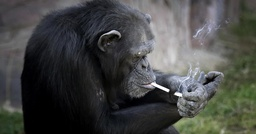
#> input picture group 413/lab1/Fedorchuk Maksym/monkey4.jpg, 256 x 134 px, shrunk from 1200 x 630 before the run
$ python main.py
#> lines starting #> are read from the running program, lines starting #| are printed output that depends on the picture
from PIL import Image
import numpy as np

im = Image.open("monkey4.jpg")
#> im is the input picture: PIL image 256x134 RGB; mean R, G, B 70, 71.4, 69.4
im.show()

im_gray = im.convert('L')
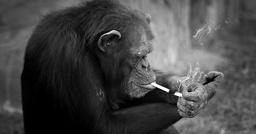
#> im_gray: PIL image 256x134 L; min 0, max 255, mean 70.8

im_arr = np.array(im_gray)

kernels_kirsch = [
    np.array([[-3, -3, 5], [-3, 0, 5], [-3, -3, 5]]),
    np.array([[-3, 5, 5], [-3, 0, 5], [-3, -3, -3]]),
    np.array([[5, 5, 5], [-3, 0, -3], [-3, -3, -3]]),
    np.array([[5, 5, -3], [5, 0, -3], [-3, -3, -3]]),
    np.array([[5, -3, -3], [5, 0, -3], [5, -3, -3]]),
    np.array([[-3, -3, -3], [5, 0, -3], [5, 5, -3]]),
    np.array([[-3, -3, -3], [-3, 0, -3], [5, 5, 5]]),
    np.array([[-3, -3, -3], [-3, 0, 5], [-3, 5, 5]])
]

kernel_laplacian = np.array([[0, 1, 0], [1, -4, 1], [0, 1, 0]])

result_kirsch = np.zeros_like(im_arr)
for i in range(1, im_arr.shape[0]-1):
    for j in range(1, im_arr.shape[1]-1):
        max_val = 0
        for kernel in kernels_kirsch:
            val = np.sum(np.abs(kernel * im_arr[i-1:i+2, j-1:j+2]))
            if val > max_val:
                max_val = val
        result_kirsch[i, j] = max_val
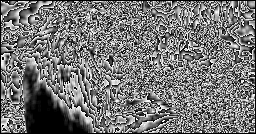
#> result_kirsch: shape (134, 256); min 0, max 255, mean 117.9

im_kirsch = Image.fromarray(result_kirsch.astype(np.uint8))

result_laplacian = np.zeros_like(im_arr)
for i in range(1, im_arr.shape[0]-1):
    for j in range(1, im_arr.shape[1]-1):
        val = np.sum(kernel_laplacian * im_arr[i-1:i+2, j-1:j+2])
        result_laplacian[i, j] = np.abs(val)
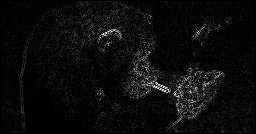
#> result_laplacian: shape (134, 256); min 0, max 254, mean 12.1

im_laplacian = Image.fromarray(result_laplacian.astype(np.uint8))

Image.fromarray(np.hstack((im_arr, result_kirsch, result_laplacian)).astype(np.uint8)).show()
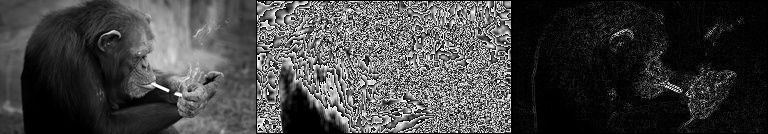
#> shown: PIL image 768x134 L; min 0, max 255, mean 66.9

$ run again, with group 413/lab1/Fedorchuk Maksym/monkey3.jpg copied over group 413/lab1/Fedorchuk Maksym/monkey4.jpg
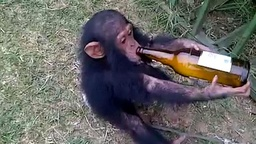
#> input picture group 413/lab1/Fedorchuk Maksym/monkey3.jpg, 256 x 144 px, shrunk from 1200 x 675 before the run
#> im is the input picture: PIL image 256x144 RGB; mean R, G, B 105.6, 104.2, 102.3
#> after the loop `for i in range(1, im_arr.shape[0]-1):`:
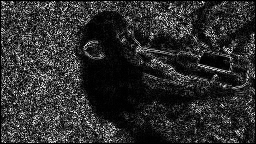
#> result_laplacian: shape (144, 256); min 0, max 255, mean 45.4
#> `Image.fromarray(np.hstack((im_arr, result_kirsch, result_laplacian)).a..`:
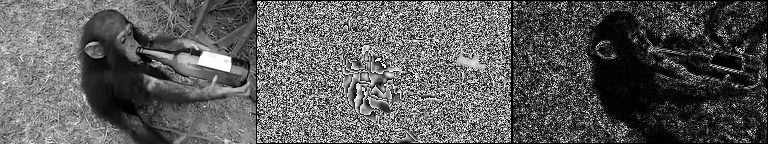
#> shown: PIL image 768x144 L; min 0, max 255, mean 91.4
